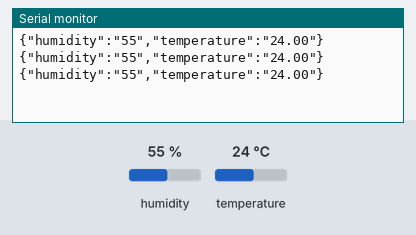
The sketch below on a simulated ESP32. Parts: the last lines printed to the serial monitor. Inputs (shaded band) come from the test bench; at power-on: humidity 55 %, temperature 24 °C.

Above: at 2.8 s.
2.9 s: humidity set to 22 %
At 5.5 s:
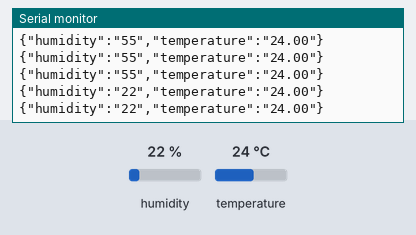
5.6 s: temperature set to 12 °C
At 6.9 s:
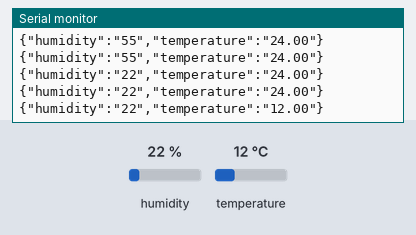
8.3 s: humidity set to 40 %
At 9.9 s:
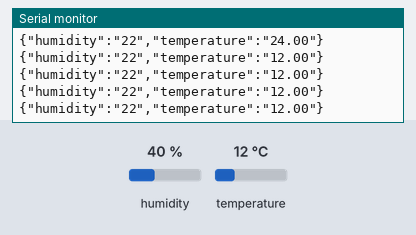
Timing chart, 0 to 11.4 s (numbered marks = the images above; inputs shaded):
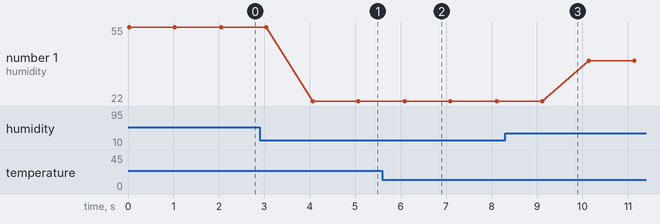

The sketch:

ESP32_DHT11_ArduinoJSON.ino
```cpp
/*
 * Boards: ESP32-WROOM-DA Module
 * Library: DHT, ArduinoJson
 * 내용 : ESP32 보드를 이용하여 온습도 확인
*/

#include <DHT.h>
#include <ArduinoJson.h>

#define   DHT_PIN   33
#define   DHT_TYPE  DHT11

// 온습도센서 객체 생성
DHT dht(DHT_PIN, DHT_TYPE);

void setup() {
  Serial.begin(9600);
  // 온습도센서 객체 사용
  dht.begin();
}

void loop() {
  String dhtValue = readDHT();

  // JSON 온습도 데이터 출력
  Serial.println(dhtValue);

  delay(1000);
}

String readDHT() {
  String response = "";

  float h = dht.readHumidity();
  float t = dht.readTemperature();

  // 온습도 값을 읽지 못했을 경우 "nan"을 반환
  if(isnan(h) || isnan(h)) {
    return "nan";
  }

  // JSON 객체 선언
  DynamicJsonDocument doc(200);

  doc["humidity"] = String(int(h));
  doc["temperature"] = String(t);

  serializeJson(doc, response);

  return response;
}
```

Measured:
- after the input at 2.9 s, the serial monitor: prints a new line after 1.2 s (image 1)
- after the input at 5.6 s, the serial monitor: prints a new line after 0.49 s (image 2)
- plotted number 1: 55 → 22 after the input at 2.9 s, 22 → 40 after the input at 8.3 s
